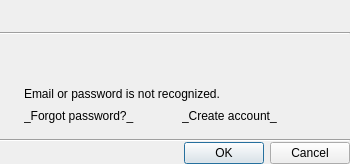
<?xml version="1.0" encoding="UTF-8"?>
<ui version="4.0">
 <class>ConnectToCloudDialog</class>
 <widget class="QDialog" name="QnLinkToCloudDialog">
  <property name="geometry">
   <rect>
    <x>0</x>
    <y>0</y>
    <width>350</width>
    <height>164</height>
   </rect>
  </property>
  <property name="windowTitle">
   <string notr="true">&lt;Connect to Nx Cloud&gt;</string>
  </property>
  <layout class="QVBoxLayout" name="verticalLayout">
   <property name="spacing">
    <number>0</number>
   </property>
   <property name="leftMargin">
    <number>0</number>
   </property>
   <property name="topMargin">
    <number>0</number>
   </property>
   <property name="rightMargin">
    <number>0</number>
   </property>
   <property name="bottomMargin">
    <number>0</number>
   </property>
   <item>
    <widget class="QWidget" name="widget" native="true">
     <layout class="QHBoxLayout" name="horizontalLayout_2">
      <item>
       <widget class="QLabel" name="enterCloudAccountLabel">
        <property name="text">
         <string notr="true">&lt;Enter Cloud Account&gt;</string>
        </property>
       </widget>
      </item>
     </layout>
    </widget>
   </item>
   <item>
    <widget class="Line" name="line_2">
     <property name="orientation">
      <enum>Qt::Horizontal</enum>
     </property>
    </widget>
   </item>
   <item>
    <widget class="QWidget" name="credentialsWidget" native="true">
     <property name="sizePolicy">
      <sizepolicy hsizetype="Preferred" vsizetype="Fixed">
       <horstretch>0</horstretch>
       <verstretch>0</verstretch>
      </sizepolicy>
     </property>
     <layout class="QGridLayout" name="gridLayout" columnstretch="0,1">
      <property name="leftMargin">
       <number>16</number>
      </property>
      <property name="topMargin">
       <number>16</number>
      </property>
      <property name="rightMargin">
       <number>16</number>
      </property>
      <property name="bottomMargin">
       <number>16</number>
      </property>
      <property name="spacing">
       <number>8</number>
      </property>
      <item row="2" column="1">
       <widget class="QLabel" name="invalidCredentialsLabel">
        <property name="text">
         <string>Email or password is not recognized.</string>
        </property>
       </widget>
      </item>
      <item row="0" column="0" colspan="2">
       <widget class="QnInputField" name="loginInputField" native="true">
        <property name="minimumSize">
         <size>
          <width>0</width>
          <height>10</height>
         </size>
        </property>
       </widget>
      </item>
      <item row="1" column="0" colspan="2">
       <widget class="QnInputField" name="passwordInputField" native="true">
        <property name="minimumSize">
         <size>
          <width>0</width>
          <height>10</height>
         </size>
        </property>
       </widget>
      </item>
      <item row="3" column="1">
       <widget class="QWidget" name="linksWidget" native="true">
        <layout class="QHBoxLayout" name="horizontalLayout_3">
         <property name="leftMargin">
          <number>0</number>
         </property>
         <property name="topMargin">
          <number>0</number>
         </property>
         <property name="rightMargin">
          <number>0</number>
         </property>
         <property name="bottomMargin">
          <number>0</number>
         </property>
         <item>
          <widget class="QLabel" name="forgotPasswordLabel">
           <property name="focusPolicy">
            <enum>Qt::TabFocus</enum>
           </property>
           <property name="text">
            <string notr="true">_Forgot password?_</string>
           </property>
           <property name="textFormat">
            <enum>Qt::RichText</enum>
           </property>
           <property name="openExternalLinks">
            <bool>true</bool>
           </property>
           <property name="textInteractionFlags">
            <set>Qt::LinksAccessibleByKeyboard|Qt::LinksAccessibleByMouse</set>
           </property>
          </widget>
         </item>
         <item>
          <widget class="QLabel" name="createAccountLabel">
           <property name="focusPolicy">
            <enum>Qt::TabFocus</enum>
           </property>
           <property name="text">
            <string notr="true">_Create account_</string>
           </property>
           <property name="textFormat">
            <enum>Qt::RichText</enum>
           </property>
           <property name="openExternalLinks">
            <bool>true</bool>
           </property>
           <property name="textInteractionFlags">
            <set>Qt::LinksAccessibleByKeyboard|Qt::LinksAccessibleByMouse</set>
           </property>
          </widget>
         </item>
        </layout>
       </widget>
      </item>
      <item row="3" column="0">
       <widget class="QWidget" name="spacer" native="true"/>
      </item>
     </layout>
    </widget>
   </item>
   <item>
    <widget class="Line" name="line">
     <property name="orientation">
      <enum>Qt::Horizontal</enum>
     </property>
    </widget>
   </item>
   <item>
    <widget class="QDialogButtonBox" name="buttonBox">
     <property name="standardButtons">
      <set>QDialogButtonBox::Cancel|QDialogButtonBox::Ok</set>
     </property>
    </widget>
   </item>
  </layout>
 </widget>
 <customwidgets>
  <customwidget>
   <class>QnInputField</class>
   <extends>QWidget</extends>
   <header location="global">ui/widgets/common/input_field.h</header>
   <container>1</container>
  </customwidget>
 </customwidgets>
 <tabstops>
  <tabstop>forgotPasswordLabel</tabstop>
  <tabstop>createAccountLabel</tabstop>
 </tabstops>
 <resources/>
 <connections/>
</ui>
